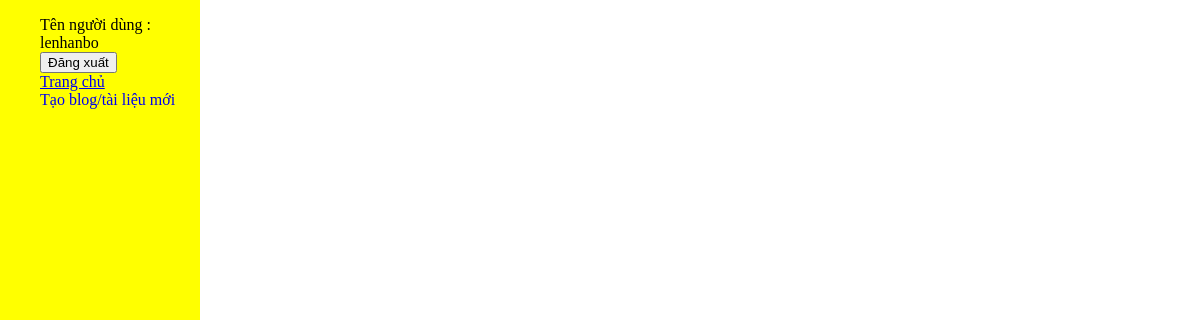
/homepage/ (signed in), run on an earlier commit of the app's database.
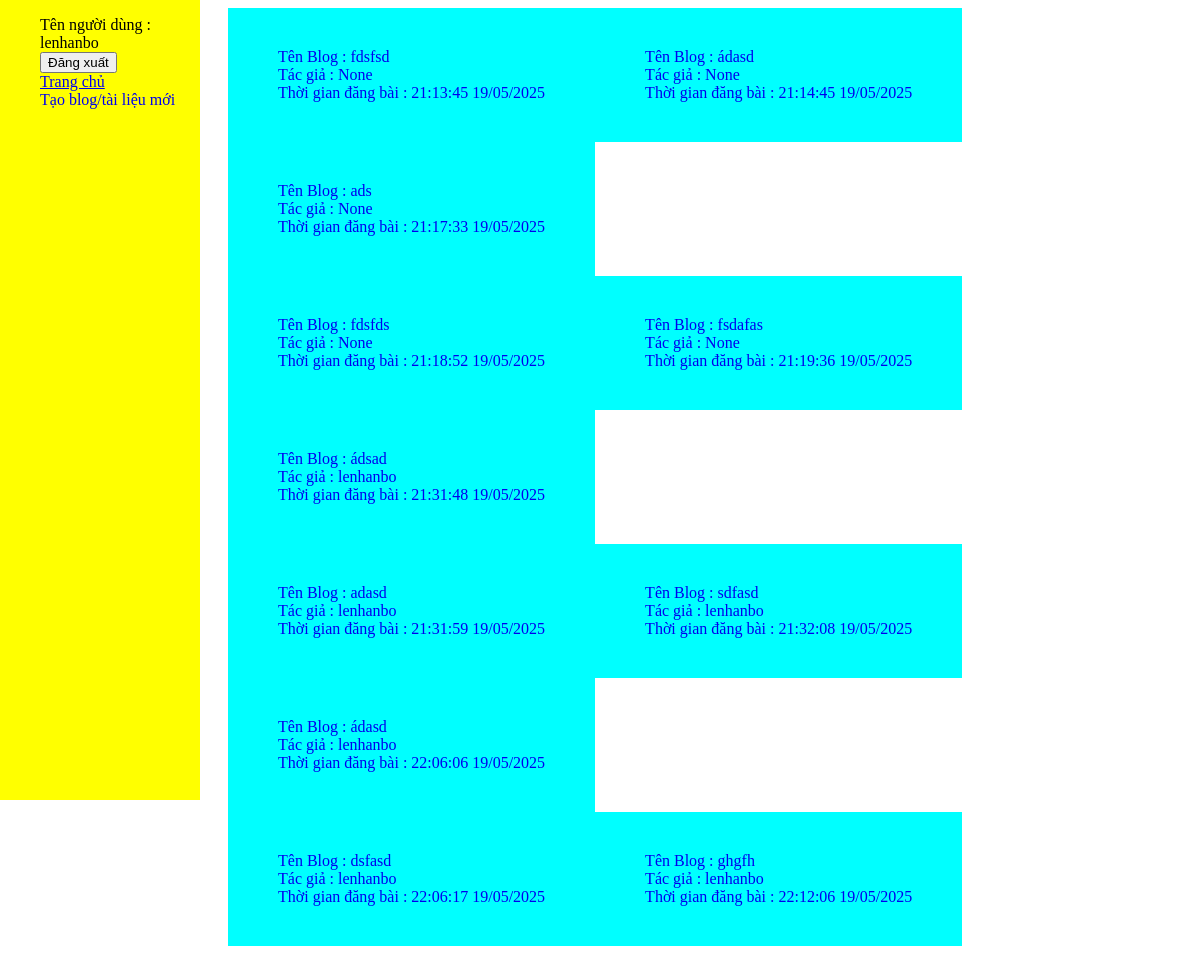
And on a later commit of the database.
### blog/models.py (models this page shows, shortened)
class document(models.Model):
    name = models.CharField(max_length=1000)
    description = models.TextField(max_length=100000, null = 1)
    author = models.ForeignKey(User, on_delete=models.SET_NULL, null= 1, blank=1)
    file = models.FileField(upload_to=user_directory_path, null=1, blank=1)
    upload_date = models.DateTimeField(auto_now_add=True)
    def get_absolute_url(self):
        return reverse('document_detail',kwargs = {'pk' : self.id})
    class Meta:
        ordering = ['upload_date']

### blog/views.py (the view)
# urls.py: path('homepage/', views.homepage.as_view(), name = 'homepage'),
class homepage(LoginRequiredMixin, generic.ListView):
    model = document
    template_name = 'blog/homepage.html'
    context_object_name = 'document'
    paginate_by = 12
    def get_context_data(self, **kwargs):
        context = super().get_context_data(**kwargs)
        context['title'] = 'Trang chủ'
        return context

### templates/blog/homepage.html (shortened to what this page needs)
{% extends 'blog/master.html' %}
{% load static %}
{% block style %}
    <link rel="stylesheet" type="text/css" href="{% static 'blog/style.css' %}">
{% endblock %}
{% block content %}
    <div >
        {% for x in document %}
            <a class = 'blog_block' href= "{{x.get_absolute_url}}">
                <div >
                    Tên Blog : {{x.name}}  <br>
                    Tác giả : {{x.author}} <br>
                    Thời gian đăng bài : {{x.upload_date|date:"H:i:s d/m/Y" }}
                </div>
            </a>
        {% endfor %}
            <br>
    </div>
{% endblock %}

### templates/blog/master.html (shortened to what this page needs)
<!DOCTYPE html>
{% load static %}
<html>
    <head>
        {% block style %}    {% endblock %}
    <link rel="stylesheet" type="text/css" href="{% static 'blog/style.css' %}">
    </head>
    <body >
        <div style="background-color: yellow; position: fixed;height: 100vh; width: 200px; top:0; left: 0;">
            <ul style= "list-style-type: none;">
            {% if user.is_authenticated %}
            <li  ><div> Tên người dùng : {{user.get_username}} </div></li>
            <li >
            <form id="logout-form" method="post" action="{% url 'logout' %}">
                <button type="submit" class="btn btn-link">Đăng xuất</button>
              </form>
            {% else %}
              <li><a  href="{% url 'login' %}">Đăng nhập</a></li>
              <li><a href="{% url 'register_form'%}"> Đăng ký tài khoản </a></li>
            {% endif %}
            </li>
                <li class = "page_navi" > <a  href="{% url 'homepage' %}"> Trang chủ</a> </li>
            {% if user.is_authenticated %}
            <li> <a href = "{% url 'create_blog' %}" style="text-decoration: none;"> Tạo blog/tài liệu mới</a></li>
            {% endif %}
            </ul>
        </div>
        <div style="margin-left: 220px;">
        {% block content %}
        {% endblock %}
        </div>
    </body>
</html>

### blog/static/blog/style.css (style rules this page uses)
.blog_block { float: left; background-color: cyan; padding: 40px 50px; text-decoration: none; }

What changed in the data, as far as the page shows it:
added document: name "fdsfsd", author "None", upload_date "21:13:45 19/05/2025"
added document: name "ádasd", author "None", upload_date "21:14:45 19/05/2025"
added document: name "ads", author "None", upload_date "21:17:33 19/05/2025"
added document: name "fdsfds", author "None", upload_date "21:18:52 19/05/2025"
added document: name "fsdafas", author "None", upload_date "21:19:36 19/05/2025"
added document: name "ádsad", author "lenhanbo", upload_date "21:31:48 19/05/2025"
added document: name "adasd", author "lenhanbo", upload_date "21:31:59 19/05/2025"
added document: name "sdfasd", author "lenhanbo", upload_date "21:32:08 19/05/2025"
added document: name "ádasd", author "lenhanbo", upload_date "22:06:06 19/05/2025"
added document: name "dsfasd", author "lenhanbo", upload_date "22:06:17 19/05/2025"
added document: name "ghgfh", author "lenhanbo", upload_date "22:12:06 19/05/2025"
